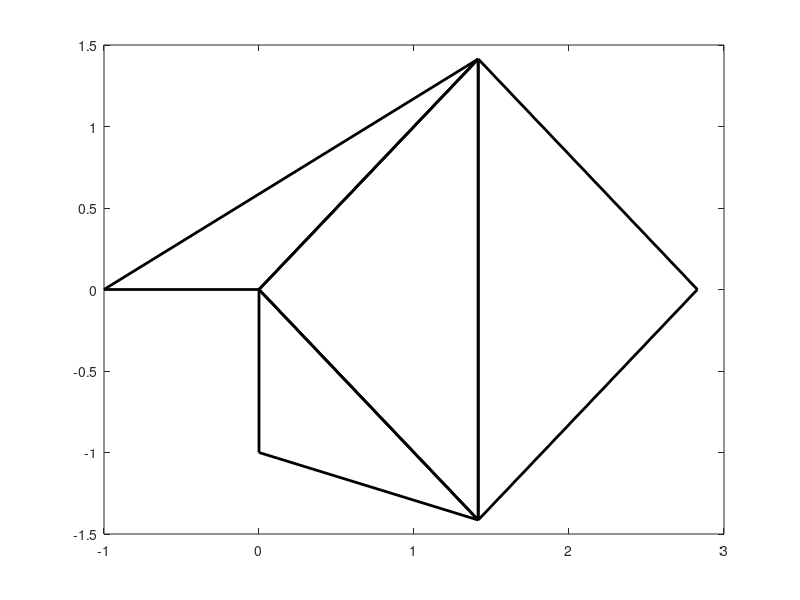

Write the MATLAB code that produced this figure. (Note: this script raises an error after producing the figure.)
clc;
clear all;
close all;

Triangle1 = [2^0.5, 2^0.5;
        0, 0;
        2^0.5, -2^0.5];

Triangle2 = [0, -1;
        0, 0;
        2^0.5, -2^0.5];

Triangle3 = [-1, 0;
        0, 0;
        2^0.5, 2^0.5];

Triangle4 = [2^0.5, 2^0.5;
        2^0.5, -2^0.5;
        2 * 2^0.5, 0];

figure(1);
plot([Triangle1(:, 1); Triangle1(1, 1)], [Triangle1(:, 2); Triangle1(1, 2)], 'k-', 'linewidth', 2);
hold on;
plot([Triangle2(:, 1); Triangle2(1, 1)], [Triangle2(:, 2); Triangle2(1, 2)], 'k-', 'linewidth', 2);
hold on;
plot([Triangle3(:, 1); Triangle3(1, 1)], [Triangle3(:, 2); Triangle3(1, 2)], 'k-', 'linewidth', 2);
hold on;
plot([Triangle4(:, 1); Triangle4(1, 1)], [Triangle4(:, 2); Triangle4(1, 2)], 'k-', 'linewidth', 2);

f2 = figure(2);
center1 = center(Triangle1(1, :), Triangle1(2, :), Triangle1(3, :), 'barycenter');
center2 = center(Triangle2(1, :), Triangle2(2, :), Triangle2(3, :), 'barycenter');;
center3 = center(Triangle3(1, :), Triangle3(2, :), Triangle3(3, :), 'barycenter');;
center4 = center(Triangle4(1, :), Triangle4(2, :), Triangle4(3, :), 'barycenter');;
close(f2);

line1 = [center1'; center2'];
line2 = [center1'; center3'];
line3 = [center1'; center4'];

figure(1);
scatter(center1(1), center1(2), 'o', 'k', 'filled');
hold on;
text(center1(1), center1(2), '$P$', 'fontsize', 20, 'Interpreter', 'latex');
hold on;

scatter(center2(1), center2(2), 'o', 'k', 'filled');
hold on;
text(center2(1), center2(2), '$E_2$', 'fontsize', 20, 'Interpreter', 'latex');
hold on;

scatter(center3(1), center3(2), 'o', 'k', 'filled');
hold on;
text(center3(1), center3(2), '$E_1$', 'fontsize', 20, 'Interpreter', 'latex');
hold on;

scatter(center4(1), center4(2), 'o', 'k', 'filled');
hold on;
text(center4(1), center4(2), '$E_3$', 'fontsize', 20, 'Interpreter', 'latex');
hold on;

scatter(Triangle1(1, 1), Triangle1(1, 2), 'd', 'k', 'filled');
hold on;
text(Triangle1(1, 1), Triangle1(1, 2), '$v_1$', 'fontsize', 20, 'Interpreter', 'latex');
hold on;
scatter(Triangle1(2, 1), Triangle1(2, 2), 'd', 'k', 'filled');
hold on;
text(Triangle1(2, 1), Triangle1(2, 2), '$v_2$', 'fontsize', 20, 'Interpreter', 'latex');
hold on;
scatter(Triangle1(3, 1), Triangle1(3, 2), 'd', 'k', 'filled');
hold on;
text(Triangle1(3, 1), Triangle1(3, 2), '$v_3$', 'fontsize', 20, 'Interpreter', 'latex');
hold on;

plot(line1(:, 1), line1(:, 2), 'b--', 'linewidth', 2);
hold on;
plot(line2(:, 1), line2(:, 2), 'b--', 'linewidth', 2);
hold on;
plot(line3(:, 1), line3(:, 2), 'b--', 'linewidth', 2);
hold on;

%
% figure(1);
% plot(center_v(:, 1), center_v(:, 2), 'b--', 'linewidth', 2);
% hold on;
% text(0, 0, '$P$', 'fontsize', 20, 'Interpreter', 'latex');
% hold on;
% scatter(0, 0, 'o', 'k', 'filled');
% hold on;
% scatter(-1, 0, 'o', 'k', 'filled');
% hold on;
% scatter(2^0.5, 2^0.5, 'o', 'k', 'filled');
% hold on;
% scatter(2^0.5, -2^0.5, 'o', 'k', 'filled');
% hold on;
% scatter(0, -1, 'o', 'k', 'filled');
% hold on;
% text(-1, 0, '$E_1$', 'fontsize', 20, 'Interpreter', 'latex');
% hold on;
% text(2^0.5, 2^0.5, '$E_2$', 'fontsize', 20, 'Interpreter', 'latex');
% hold on;
% text(2^0.5, -2^0.5, '$E_3$', 'fontsize', 20, 'Interpreter', 'latex');
% hold on;
% text(0, -1, '$E_4$', 'fontsize', 20, 'Interpreter', 'latex');
% hold on;
% s1 = scatter(center_v(1:4, 1), center_v(1:4, 2), 'd', 'k');
% legend([s1], ['Barycenters'], 'fontsize', 15, 'Interpreter', 'latex');
% hold on;
% text(center_v(1:4, 1), center_v(1:4, 2), ['$v_1$'; '$v_2$'; '$v_3$'; '$v_4$'], 'fontsize', 15, 'Interpreter', 'latex')
